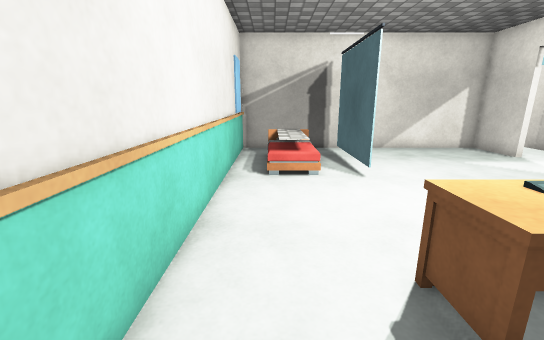
[1] (above)

22 first-person views from a walk through a scene from a Unity 3-D project. The camera is 1.3 m above the floor, tilts 14° down and sees 90° across. The floor is counted in squares, 0.5 m on a side. Each view is taken from the middle of a square. On the plan, view 1 faces up. The plan holds only what a view shows up to about 19 squares ahead; the rest is blank. Some animated figures are left out. Surface patterns are stand-ins for the level's own textures.

[2]
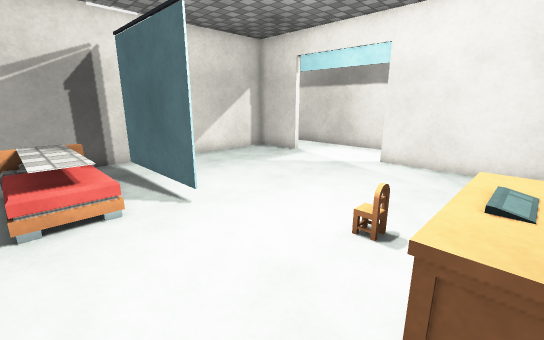

[3]
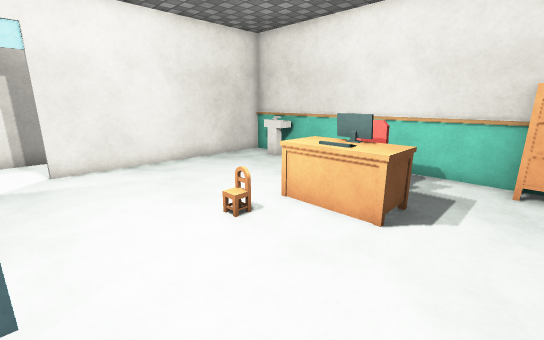

[4]
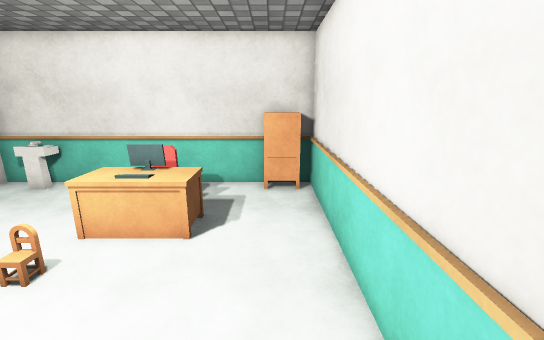

[5]
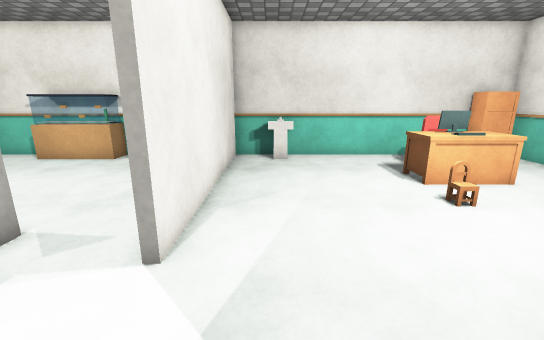

[6]
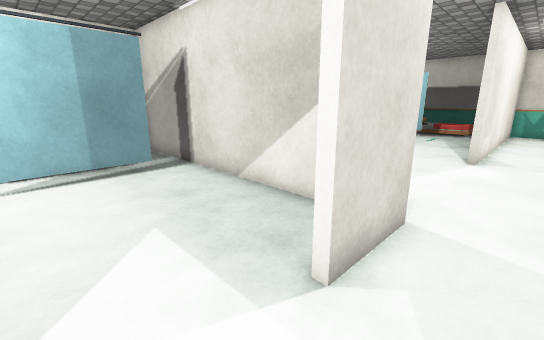

[7]
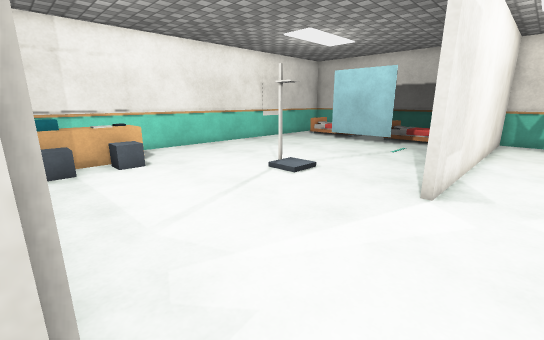

[8]
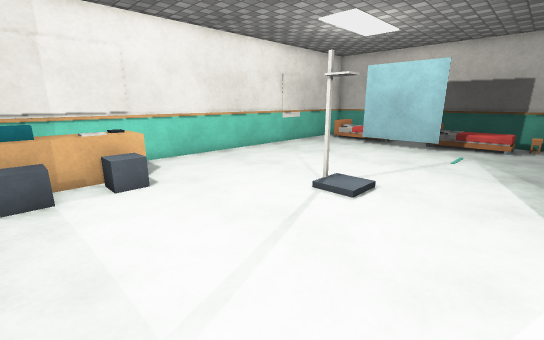

[9]
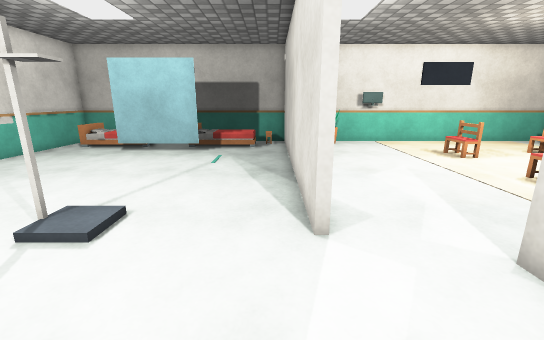

[10]
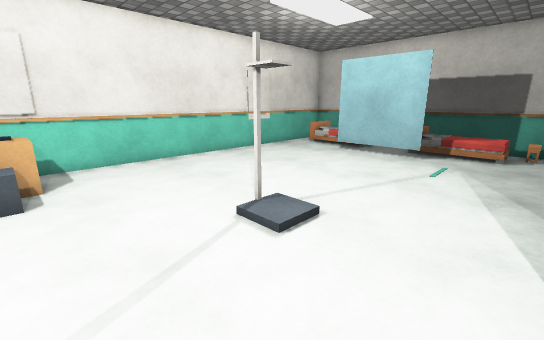

[11]
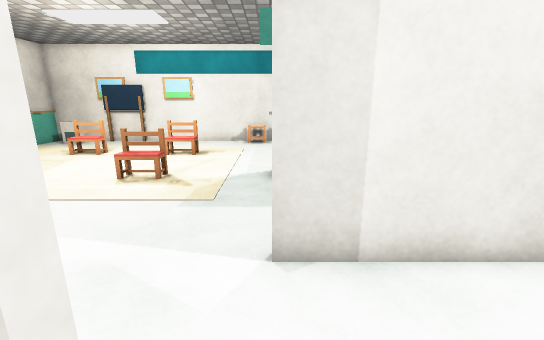

[12]
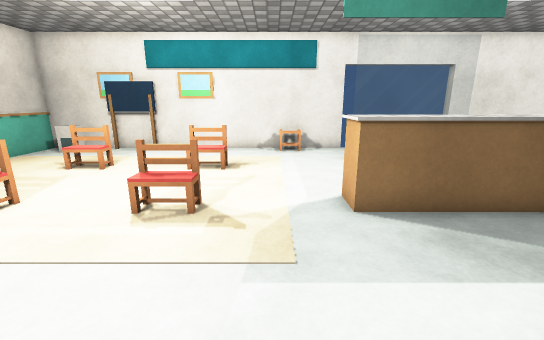

[13]
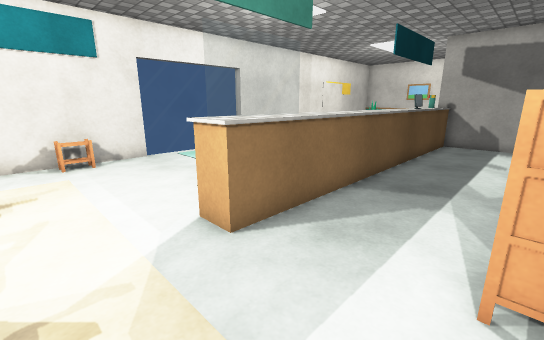

[14]
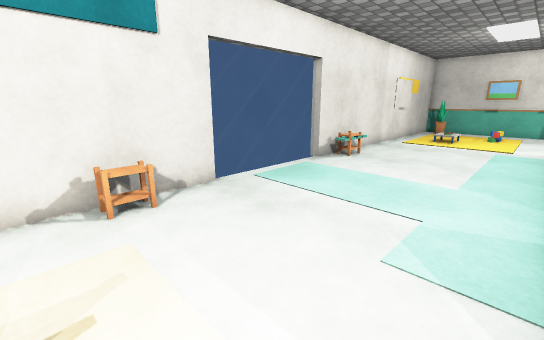

[15]
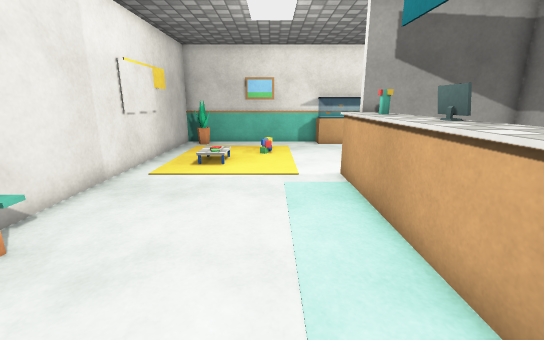

[16]
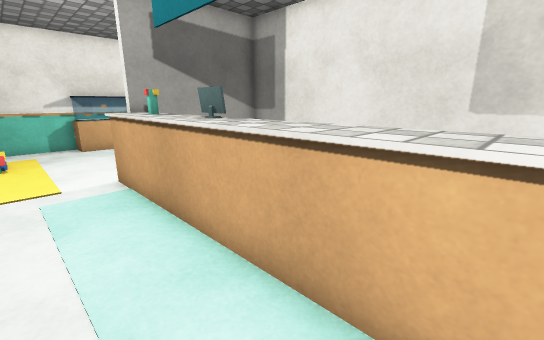

[17]
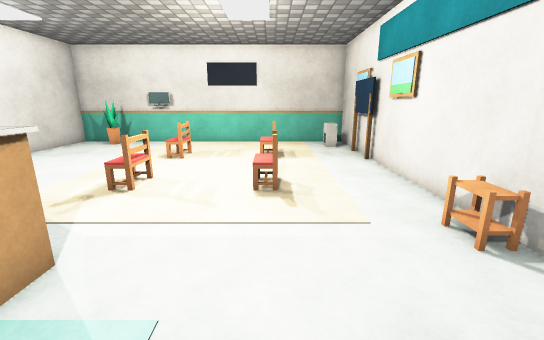

[18]
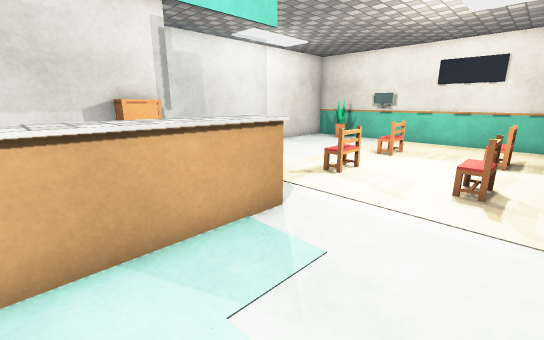

[19]
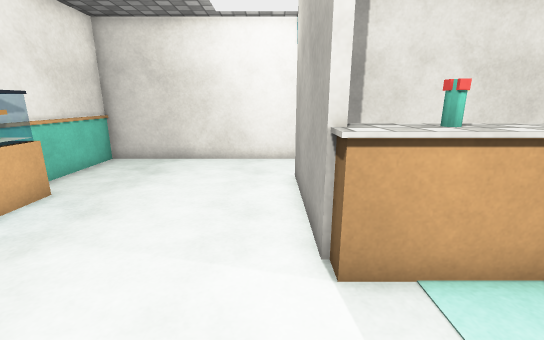

[20]
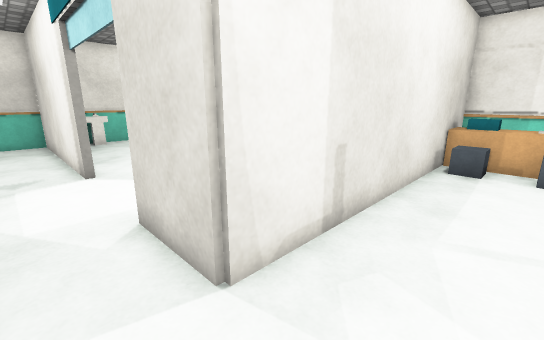

[21]
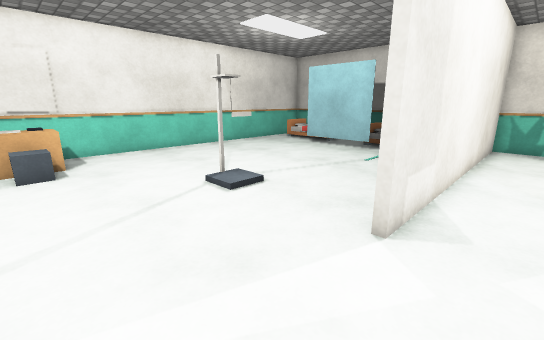

[22]
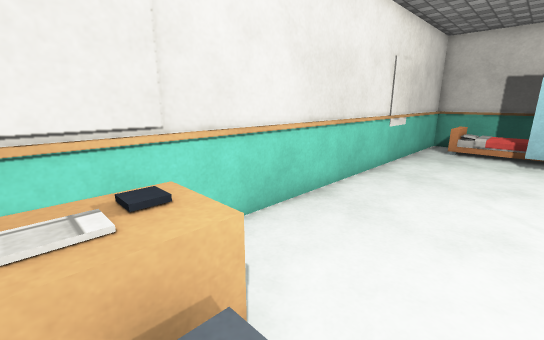

### Floor plan
Key: @ floor where view 1 was taken; # wall or solid block; . main floor; : floor 0.5 m higher than the main floor; + floor 0.75 m higher than the main floor; / step, stairs or slope; = window, fence, low wall or low ledge; ^ raised ledge; T thing the floor can be seen under or through; O other object.
Columns run from 2 left of view 1 to 30 right of it. Each row starts with its distance up from view 1.
 38        #########################
 37  #=##   =   /.#..  ## .......   #
 36  #::::...:::/.#...............OO#
 35  #O///..O////.#...............OO#
 34  #../#####....#................OO
 33 # ............#............O... #
 32 #.............#............O...OO
 31 #.............#.................#
 30 #.............#.................#
 29 #.............#.................#
 28 #.............#............O....#
 27 #.............#............O....#
 26 #.............#.................#
 25 #.......##....#................=#
 24 #.......O#....#................O#
 23 #.....................#^.......=#
 22 # ...............#O...=^........#
 21 #=OO.............#O...=^........#
 20 #OOOO............#....^^........=
 19 #OOO.............#....^^........=
 18 #OOO.............#....^^........=
 17 # OOO............#....^^........=
 16 ###############..# ...^^........=
 15 #.............#..# ...^^........=
 14 #.............#..# ...^^.......O#
 13 #./+.T........#..# ...^^.......O#
 12 #//+.T...........# ...#O........#
 11 #//+.T...........# ...^O........#
 10 #///.T...........# ...^^........#
  9 #................# ...^O........#
  8 #................# ...^^........#
  7 #.............#..######^........#
  6 #.............#.................#
  5 #......O......#..............O..#
  4 #...OOOO......#..............O..#
  3 #...OOOO......#.............. ..#
  2 #...OOOO......#.............. ..#
  1 #....OO.......#.............. ..#
  0 # @...........#.................#
 -1 #OO .   .. OO #... OOOOO ......##
 -2 ################################

Positions as (right, up) in squares from view 1, and headings:
1: (0, 0), facing up
2: (0, 3), facing up-right
3: (0, 9), facing down-right
4: (0, 10), facing down
5: (10, 12), facing down
6: (14, 10), facing up-left
7: (14, 16), facing up-left
8: (11, 17), facing up-left
9: (11, 19), facing up
10: (11, 20), facing up-left
11: (11, 23), facing right
12: (14, 25), facing right
13: (16, 26), facing down-right
14: (22, 26), facing down-right
15: (24, 17), facing down
16: (24, 17), facing down-left
17: (25, 19), facing up
18: (26, 18), facing up-left
19: (25, 6), facing left
20: (14, 19), facing down-left
21: (14, 19), facing up-left
22: (3, 19), facing up-left
